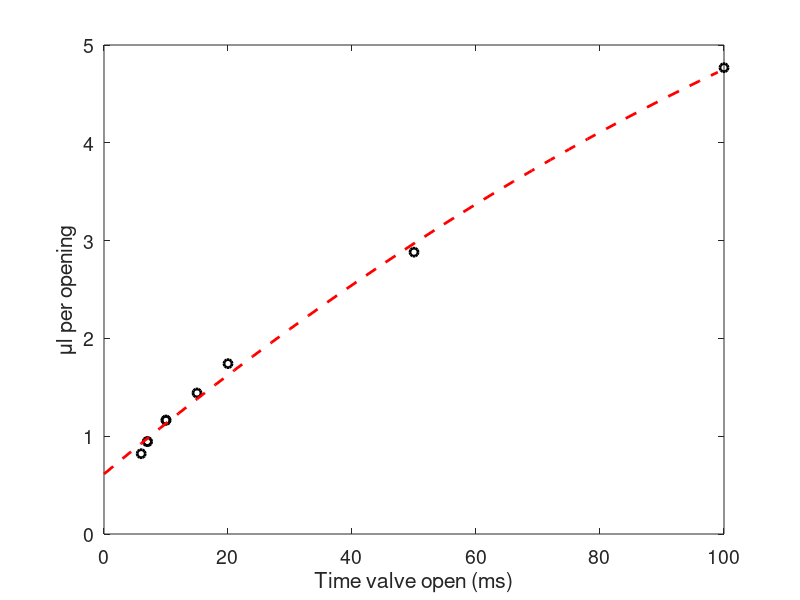
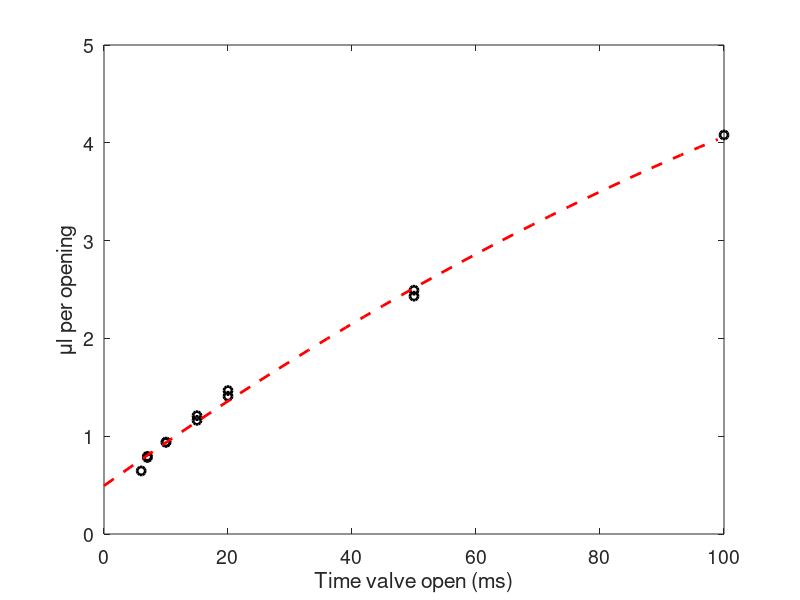

MATLAB code for these plots, in order:
%% Water calibration for the top booth - fill the tube to 60 ml with H2O

empty = 1.1152; % g - weight of empty eppendorf
durations = [6,7,7,10,10,15,20,50,100]; % ms - duration of solenoid opening
weights = [1.1973,1.2098,1.2096,1.2317,1.2315,1.2594,1.2894,1.4034,1.5920]; % weight of eppendorf with water from 100 openings of the valve
ulPerOpening = (weights - repmat(empty,1,length(weights)))*1000/100;

figure
plot(durations,ulPerOpening,'ok','LineWidth',2)
xlabel('Time valve open (ms)')
ylabel('\mul per opening')

P = polyfit(durations,ulPerOpening,2);
x1 = 0:3:100;
y1 = polyval(P,x1);
hold on
plot(x1,y1,'r--','LineWidth',2)
set(gca,'FontSize',14)

%% Water calibration for the top booth - fill the tube to 25 ml with H2O

empty = 1.1155; % g - weight of empty eppendorf
durations = [6,7,7,10,10,15,15,20,20,50,50,100]; % ms - duration of solenoid opening
weights = [1.1800,1.1937,1.1949,1.2094,1.2093,1.2365,1.2317,1.2622,1.2564,1.3648,1.3587,1.5235]; % weight of eppendorf with water from 100 openings of the valve
ulPerOpening = (weights - repmat(empty,1,length(weights)))*1000/100;

figure
plot(durations,ulPerOpening,'ok','LineWidth',2)
xlabel('Time valve open (ms)')
ylabel('\mul per opening')

P = polyfit(durations,ulPerOpening,2);
x1 = 0:3:100;
y1 = polyval(P,x1);
hold on
plot(x1,y1,'r--','LineWidth',2)
set(gca,'FontSize',14)
